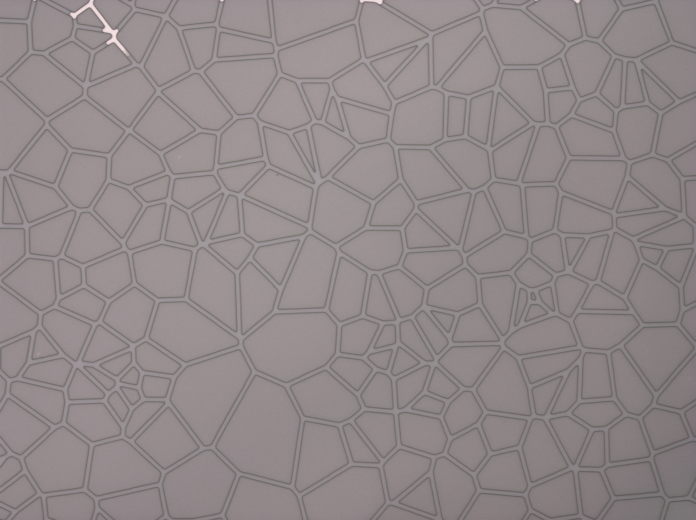
#> input picture DI evapo 2fps-000000.png, 696 x 520 px
$ python AutoThresholdingTester.py
#> lines starting #> are read from the running program, lines starting #| are printed output that depends on the picture; after the words box and inside, x2 and y2 are one past the last pixel; in counts of white or black regions, pixels touching at a corner belong together
###############################################
# Name: Taylor Murphy
# AutoThresholding Tester
###############################################
import cv2
import numpy as np
from matplotlib import pyplot as plt

#Start AutoThresholding Tester ################################################
imgRaw = cv2.imread('DI evapo 2fps-000000.png', 0)
#> imgRaw: shape (520, 696); min 90, max 233, mean 138.6
imgRaw = cv2.GaussianBlur(imgRaw , (9, 9), -10)

imgBin = cv2.adaptiveThreshold(imgRaw, 255, cv2.ADAPTIVE_THRESH_GAUSSIAN_C, cv2.THRESH_BINARY, 11, 1)
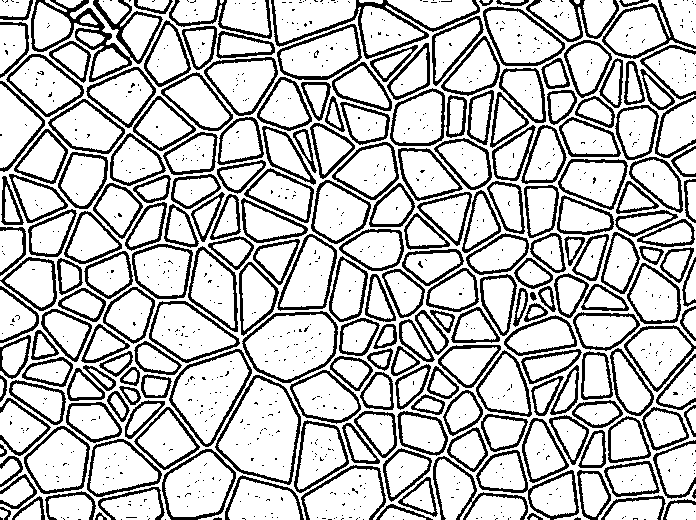
#> imgBin: shape (520, 696); 75.6% white; 927 black regions (713 under 20 px), largest, box (x1, y1, x2, y2) and area: (31, 0, 163, 82) 2316, (271, 0, 480, 59) 1485, (492, 125, 567, 184) 927

cv2.imwrite('DI evapo 2fps-000000BIN.png', imgBin)


#End AutoThresholding Tester ##################################################
